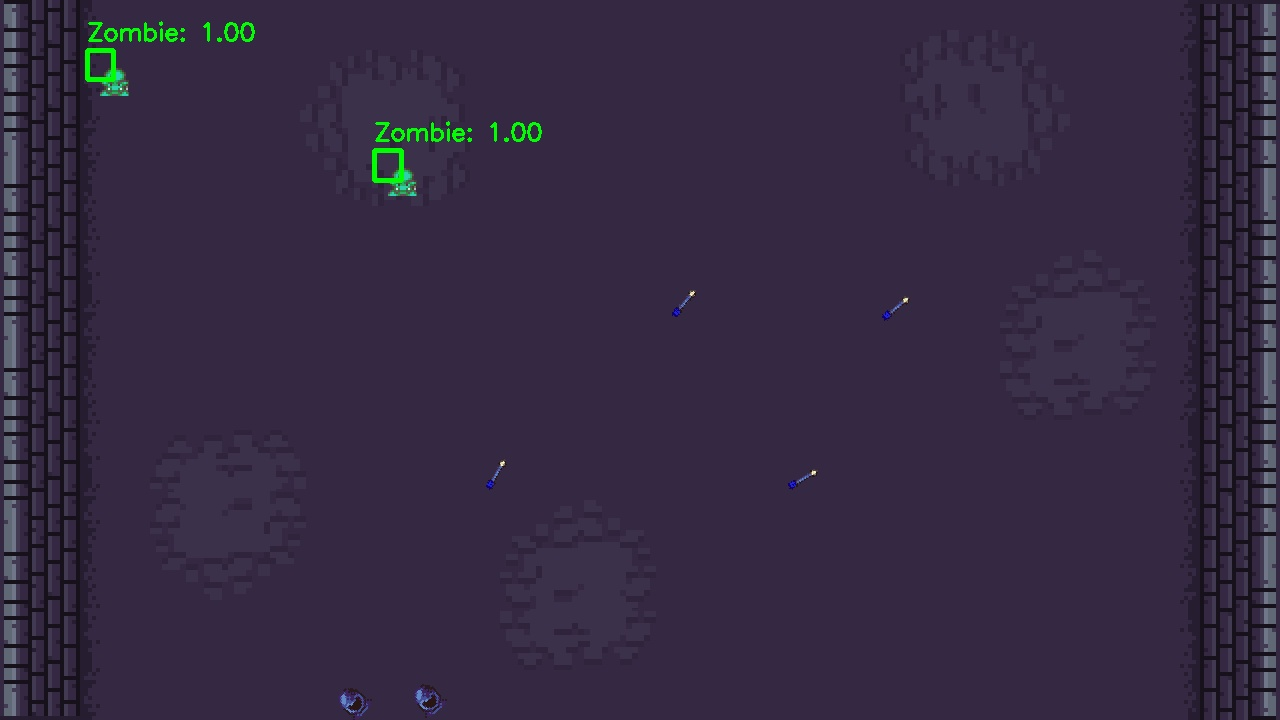
#> input picture latest_detection.jpg, 1280 x 720 px
$ python -i template_matching.py   (imports and definitions only)
#> lines starting #> are read from the running program, lines starting #| are printed output that depends on the picture; after the words box and inside, x2 and y2 are one past the last pixel; in counts of white or black regions, pixels touching at a corner belong together
#> further down, picture is the input picture: shape (720, 1280, 3); mean B, G, R 65.8, 41.9, 52.8
import cv2
import numpy as np

'''def remove_stars(frame):
    opening = cv2.morphologyEx(frame, cv2.MORPH_OPEN, kernel)'''

def remove_clouds(frame):
    mask = cv2.inRange(frame, (60,60,60), (255,255,255))
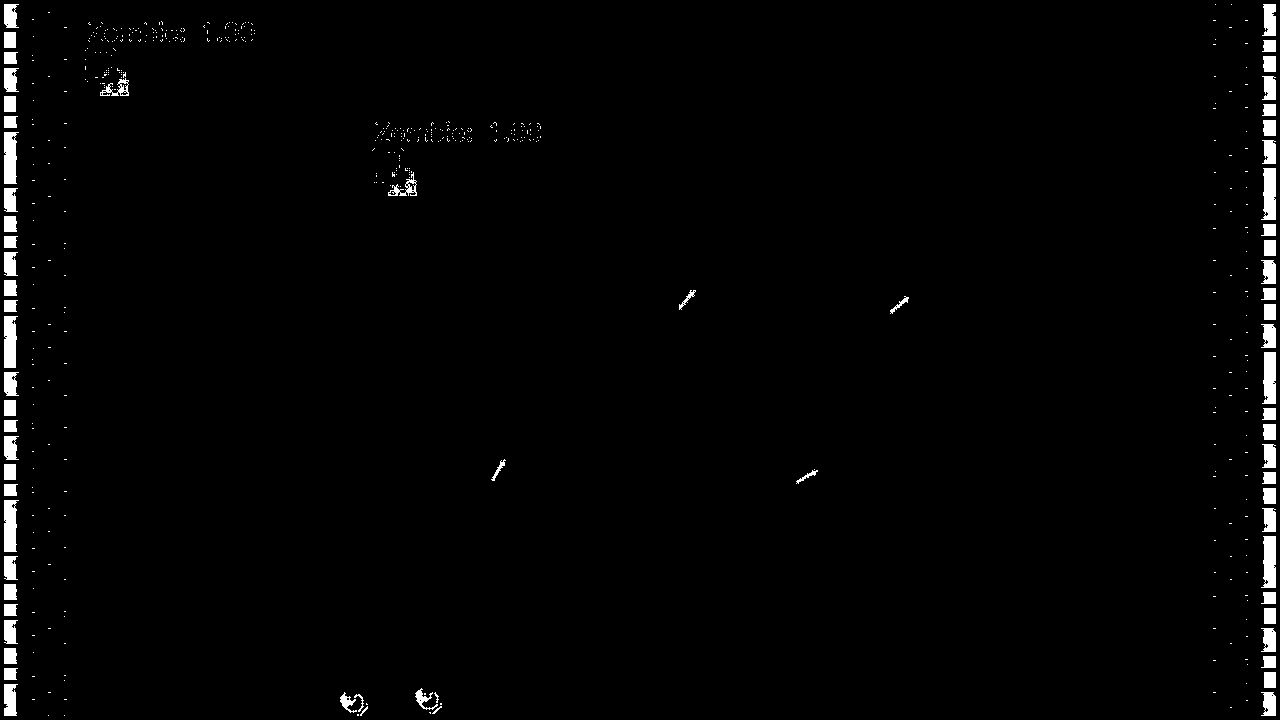
#> mask: shape (720, 1280); 1.8% white; 521 white regions (453 under 20 px), largest, box (x1, y1, x2, y2) and area: (1261, 168, 1276, 220) 624, (1261, 536, 1276, 588) 624, (4, 132, 19, 184) 622
    kernel = np.ones((7,7), np.uint8)
    mask = cv2.morphologyEx(mask, cv2.MORPH_CLOSE, kernel)
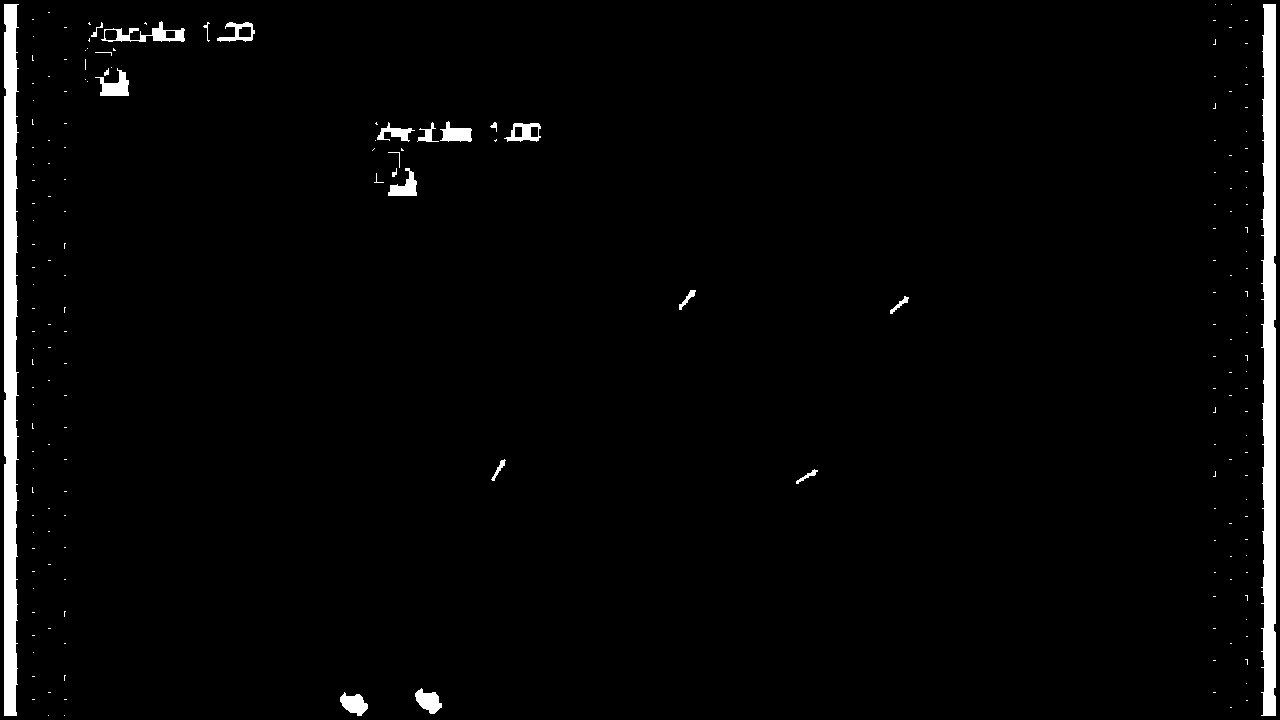
#> mask: shape (720, 1280); 2.5% white; 187 white regions (164 under 20 px), largest, box (x1, y1, x2, y2) and area: (1261, 4, 1276, 716) 8858, (4, 4, 19, 716) 8850, (101, 21, 185, 42) 614
    result = cv2.inpaint(frame, mask, 5, cv2.INPAINT_TELEA)
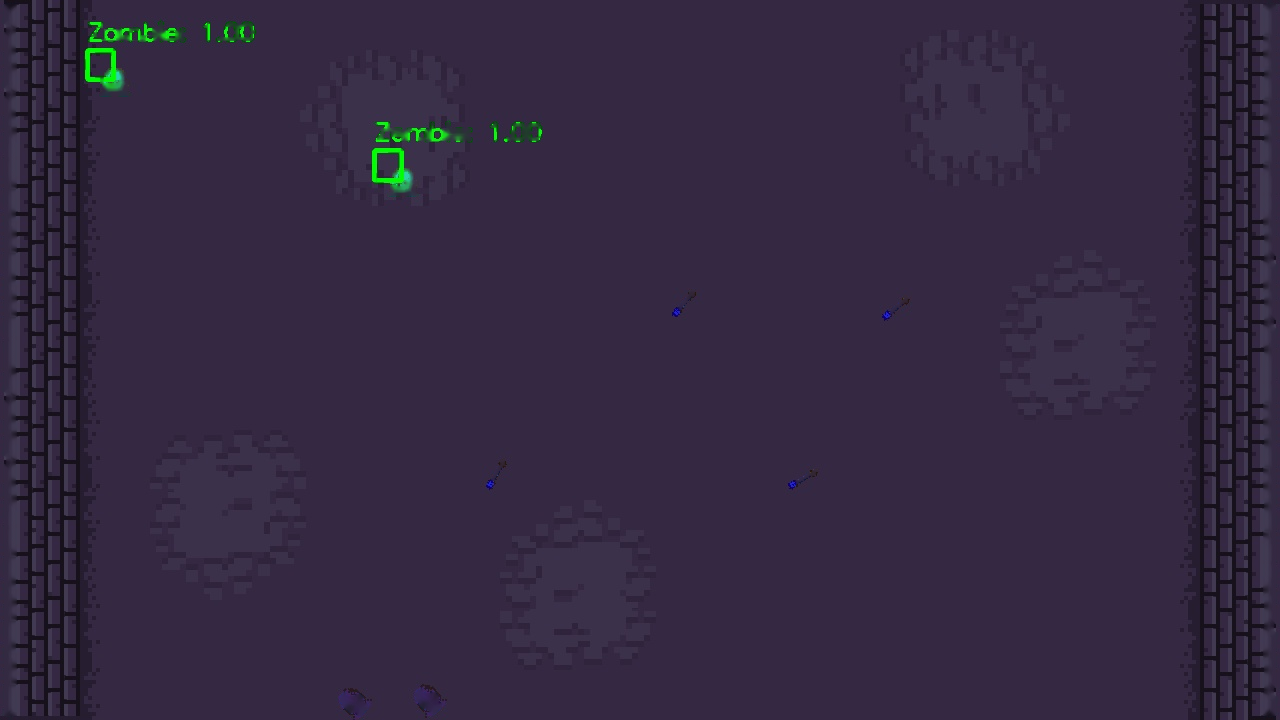
#> result: shape (720, 1280, 3); mean B, G, R 65, 40.7, 52.1
    return result

#https://docs.opencv.org/3.4/d4/dc6/tutorial_py_template_matching.html
#https://thepythoncode.com/article/non-maximum-suppression-using-opencv-in-python
# [50 lines left out: functions find_zombies, observations_matching, not called in this run]

>>> import cv2
>>> picture = cv2.imread('latest_detection.jpg')
>>> result = remove_clouds(picture)

$ run again, on predicted_image.jpg
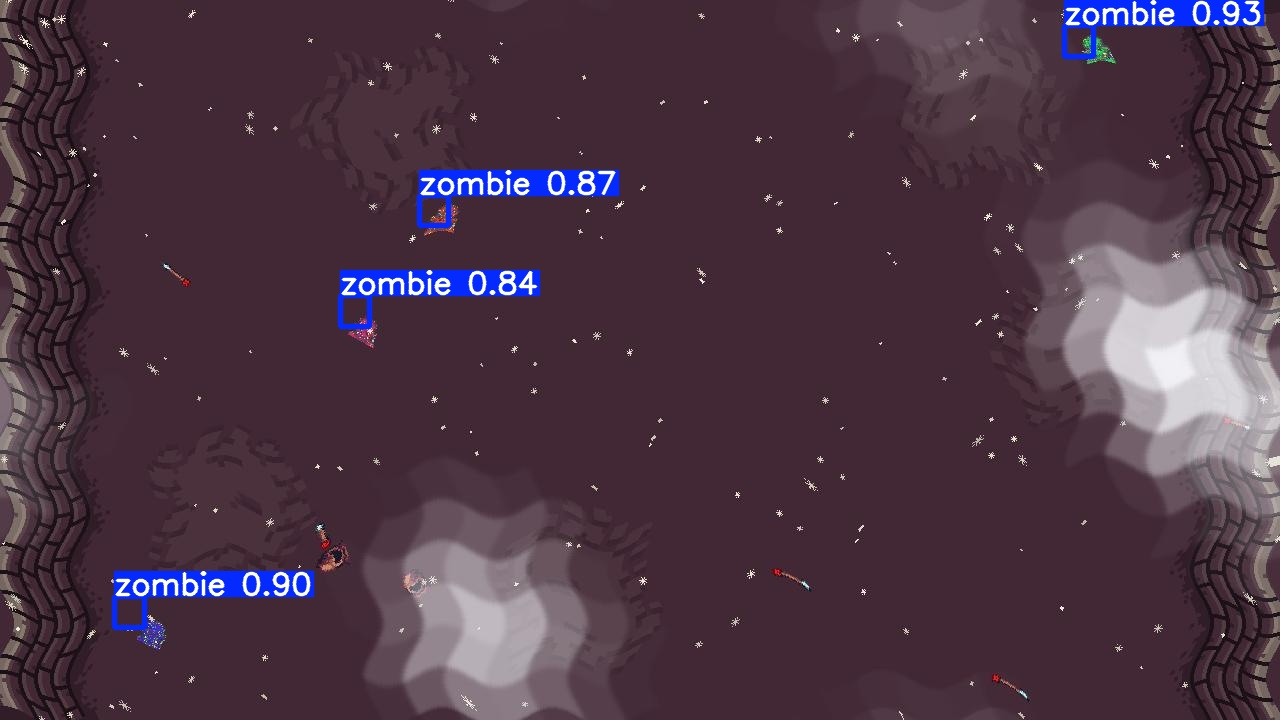
#> input picture predicted_image.jpg, 1280 x 720 px
#> picture is the input picture: shape (720, 1280, 3); mean B, G, R 68.9, 53.9, 76.1
#> in remove_clouds, `mask = cv2.inRange(frame, (60,60,60), (255,255,255))`:
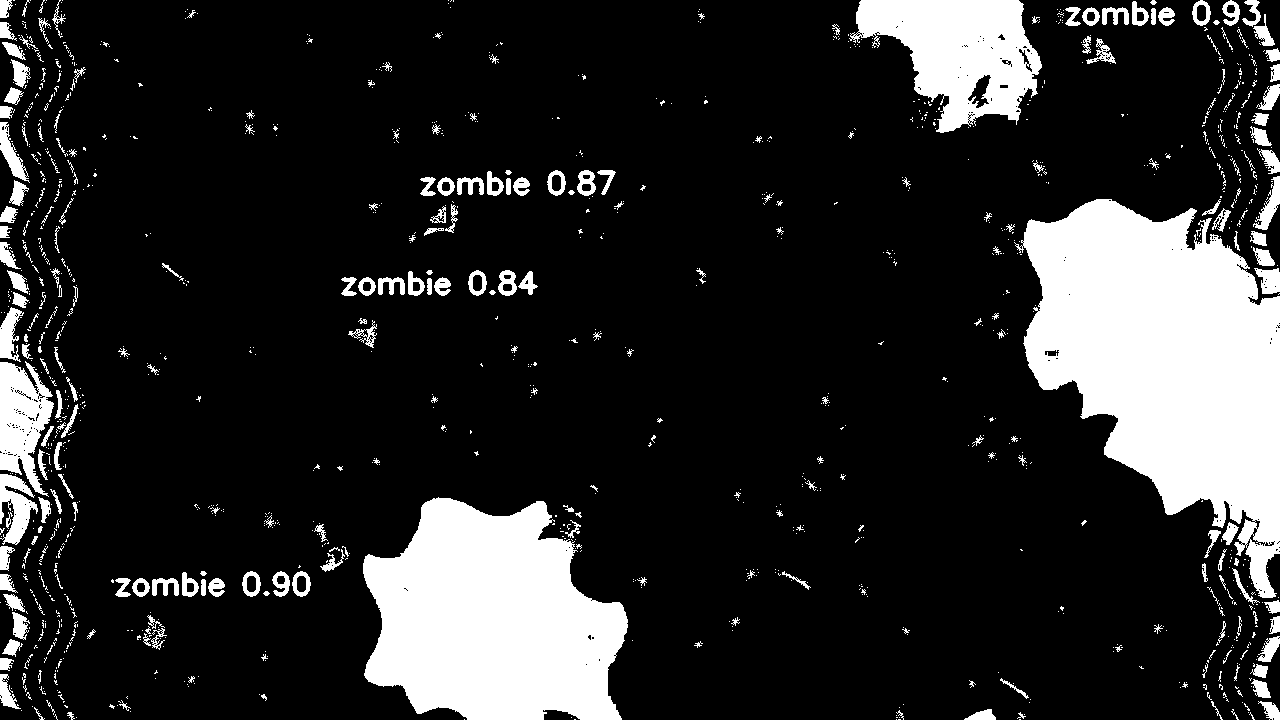
#> mask: shape (720, 1280); 16.7% white; 1254 white regions (1010 under 20 px), largest, box (x1, y1, x2, y2) and area: (1014, 199, 1280, 598) 60931, (363, 497, 628, 720) 43208, (849, 0, 1042, 133) 14830
#> in remove_clouds, `result = cv2.inpaint(frame, mask, 5, cv2.INPAINT_TELEA)`:
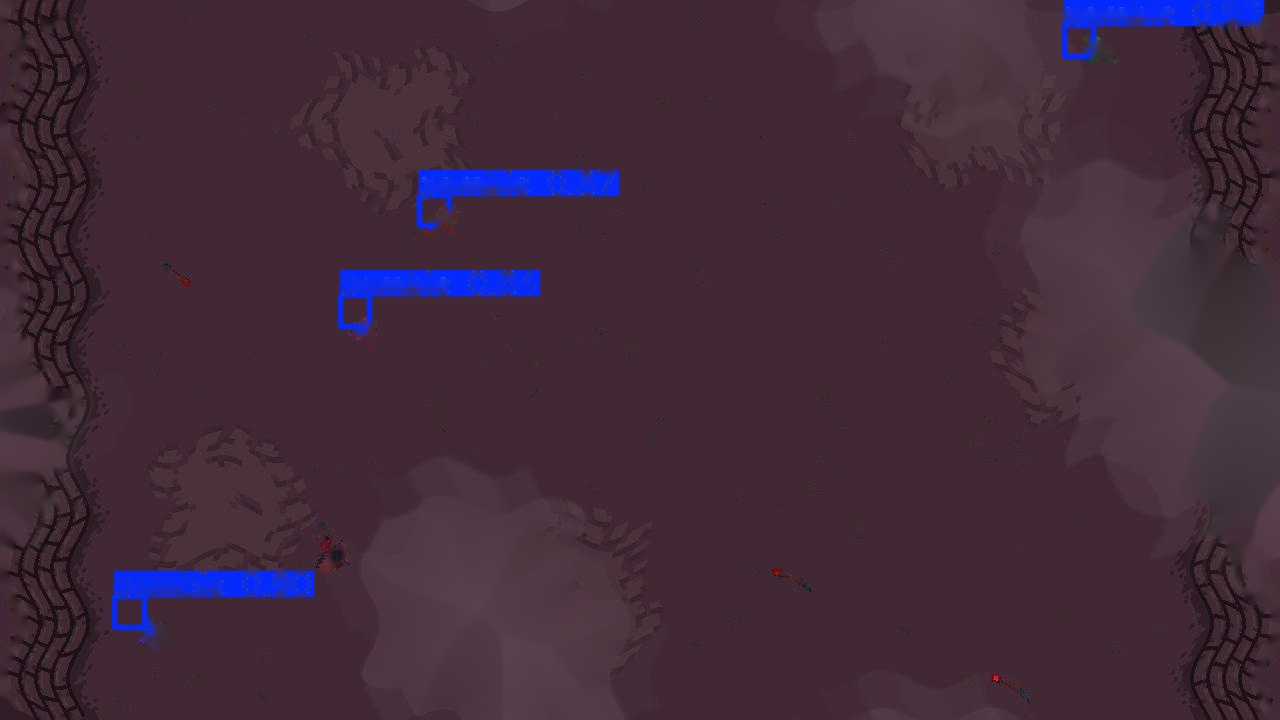
#> result: shape (720, 1280, 3); mean B, G, R 59.3, 42.8, 65.8
